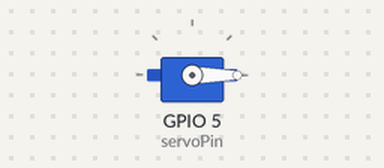
Bench run of a sketch on a simulated ESP32. On the bench: servo.

Above: at 0.0 s.
Timing chart, 0 to 2.1 s (numbered marks = the images above):
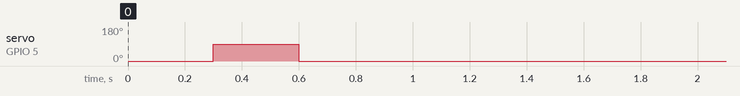

The sketch:

window_servo.ino
```cpp
#include <ESP32_Servo.h>
Servo myservo;
#define servoPin 5

void setup() {
  myservo.attach(servoPin,500,2500);
  myservo.write(0);
  delay(300);
  myservo.write(90);
  delay(300);
  myservo.write(0);
  delay(300);
}

void loop() {
  // put your main code here, to run repeatedly:
}
```
